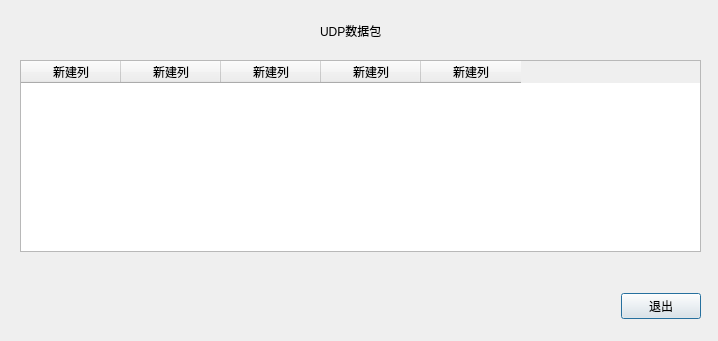
<?xml version="1.0" encoding="UTF-8"?>
<ui version="4.0">
 <class>UDPDialog</class>
 <widget class="QDialog" name="UDPDialog">
  <property name="geometry">
   <rect>
    <x>0</x>
    <y>0</y>
    <width>718</width>
    <height>341</height>
   </rect>
  </property>
  <property name="windowTitle">
   <string>UDPDialog</string>
  </property>
  <widget class="QTableWidget" name="tableWidget">
   <property name="geometry">
    <rect>
     <x>20</x>
     <y>60</y>
     <width>681</width>
     <height>192</height>
    </rect>
   </property>
   <column>
    <property name="text">
     <string>新建列</string>
    </property>
   </column>
   <column>
    <property name="text">
     <string>新建列</string>
    </property>
   </column>
   <column>
    <property name="text">
     <string>新建列</string>
    </property>
   </column>
   <column>
    <property name="text">
     <string>新建列</string>
    </property>
   </column>
   <column>
    <property name="text">
     <string>新建列</string>
    </property>
   </column>
  </widget>
  <widget class="QWidget" name="layoutWidget">
   <property name="geometry">
    <rect>
     <x>30</x>
     <y>290</y>
     <width>671</width>
     <height>32</height>
    </rect>
   </property>
   <layout class="QHBoxLayout" name="horizontalLayout">
    <item>
     <spacer name="horizontalSpacer">
      <property name="orientation">
       <enum>Qt::Horizontal</enum>
      </property>
      <property name="sizeHint" stdset="0">
       <size>
        <width>578</width>
        <height>20</height>
       </size>
      </property>
     </spacer>
    </item>
    <item>
     <widget class="QPushButton" name="pushButton">
      <property name="text">
       <string>退出</string>
      </property>
     </widget>
    </item>
   </layout>
  </widget>
  <widget class="QLabel" name="label">
   <property name="geometry">
    <rect>
     <x>320</x>
     <y>10</y>
     <width>91</width>
     <height>41</height>
    </rect>
   </property>
   <property name="text">
    <string>UDP数据包</string>
   </property>
  </widget>
 </widget>
 <resources/>
 <connections/>
</ui>
